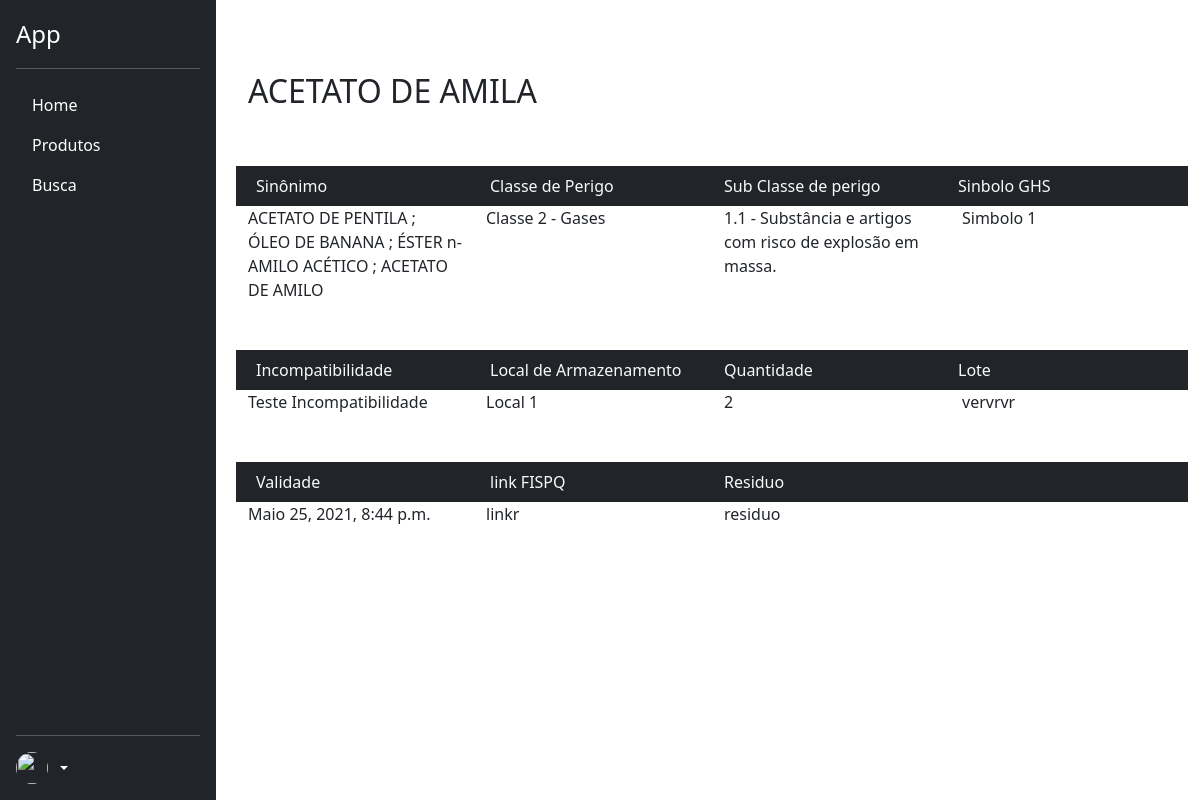
The page /produto/2 (signed in) on the database its author committed.
### core/models.py (models this page shows, shortened)
class Produto(models.Model):
    nome = models.CharField('Nome', max_length=100)
    sinonimo = models.CharField('Sinonimo', max_length=100)
    classe_de_perigo = models.ForeignKey(ClasseDePerigo, on_delete=models.CASCADE)
    sub_classe_de_perigo = models.ForeignKey(SubClassesDePerigo, on_delete=models.CASCADE)
    simbolo_ghs = models.ForeignKey(SimboloGHS, on_delete=models.CASCADE)
    incompatibilidade = models.CharField('Incompatibilidade', max_length=100)
    local_armazenamento = models.ForeignKey(LocalArmazenamento, on_delete=models.CASCADE)
    quantidade = models.IntegerField('Quantidade')
    lote = models.CharField('Lote', max_length=100)
    validate = models.DateTimeField('Data de Validade')
    link_FISPQ = models.CharField('link FISPQ', max_length=100)
    residuo = models.CharField('Residuo', max_length=100)

class ClasseDePerigo(models.Model):
    nome = models.CharField('Nome', max_length=100)
    def __str__(self):
        return f'{self.nome}'

class SubClassesDePerigo(models.Model):
    nome = models.CharField('Nome', max_length=500)
    def __str__(self):
        return f'{self.nome}'

class SimboloGHS(models.Model):
    nome = models.CharField('Nome', max_length=100)
    def __str__(self):
        return f'{self.nome}'

class LocalArmazenamento(models.Model):
    nome = models.CharField('Nome', max_length=100)
    def __str__(self):
        return f'{self.nome}'

### core/views.py (the view)
# urls.py: path('produto/<int:id>', views.produto, name='produto'),
@login_required
def produto(request, id):
    produto = Produto.objects.get(id=id)
    context = {
        'produto': produto
    }
    return render(request, "core/produto.html", context)

### core/templates/core/produto.html
{% extends "core/base.html" %}
{% block content %}
<div class="col-10 p-4 ps-5">
  <h2 class="pb-5 pt-5">{{ produto.nome }}</h2>
  <div class="row mb-0 p-2 bg-dark text-light">
    <div class="col-3">Sinônimo</div>
    <div class="col-3">Classe de Perigo</div>
    <div class="col-3">Sub Classe de perigo</div>
    <div class="col-3">Sinbolo GHS</div>
  </div>
  <div class="row mb-5">
    <div class="col-3">{{ produto.sinonimo }}</div>
    <div class="col-3">{{ produto.classe_de_perigo }}</div>
    <div class="col-3">{{ produto.sub_classe_de_perigo }}</div>
    <div class="col-3">{{ produto.simbolo_ghs }}</div>
  </div>
  <div class="row mb-0 p-2 bg-dark text-light">
    <div class="col-3">Incompatibilidade</div>
    <div class="col-3">Local de Armazenamento</div>
    <div class="col-3">Quantidade</div>
    <div class="col-3">Lote</div>
  </div>
  <div class="row mb-5">
    <div class="col-3">{{ produto.incompatibilidade }}</div>
    <div class="col-3">{{ produto.local_armazenamento }}</div>
    <div class="col-3">{{ produto.quantidade }}</div>
    <div class="col-3">{{ produto.lote }}</div>
  </div>
    <div class="row mb-0 p-2 bg-dark text-light">
    <div class="col-3">Validade</div>
    <div class="col-3">link FISPQ</div>
    <div class="col-3">Residuo</div>
    <div class="col-3"></div>
  </div>
  <div class="row mb-5">
    <div class="col-3">{{ produto.validate }}</div>
    <div class="col-3">{{ produto.link_FISPQ }}</div>
    <div class="col-3">{{ produto.residuo }}</div>
    <div class="col-3"></div>
  </div>
</div>
{% endblock %}

### core/static/main.css (style rules this page uses)
html, body { height: 100%; }
body { margin: 0; font-family: var(--bs-font-sans-serif); font-size: 1rem; font-weight: 400; line-height: 1.5; color: #212529; background-color: #fff; -webkit-text-size-adjust: 100%; -webkit-tap-highlight-color: transparent; }
.bg-dark { background-color: #212529!important; }

### rows shown on the page
Produto: nome "ACETATO DE AMILA", sinonimo "ACETATO DE PENTILA ; ÓLEO DE BANANA ; ÉSTER n-AMILO ACÉTICO ; ACETATO DE AMILO", classe_de_perigo "Classe 2 - Gases", sub_classe_de_perigo "1.1 - Substância e artigos com risco de explosão em massa.", simbolo_ghs "Simbolo 1", incompatibilidade "Teste Incompatibilidade", local_armazenamento "Local 1", quantidade "2", lote "vervrvr", validate "Maio 25, 2021, 8:44 p.m.", link_FISPQ "linkr", residuo "residuo"
